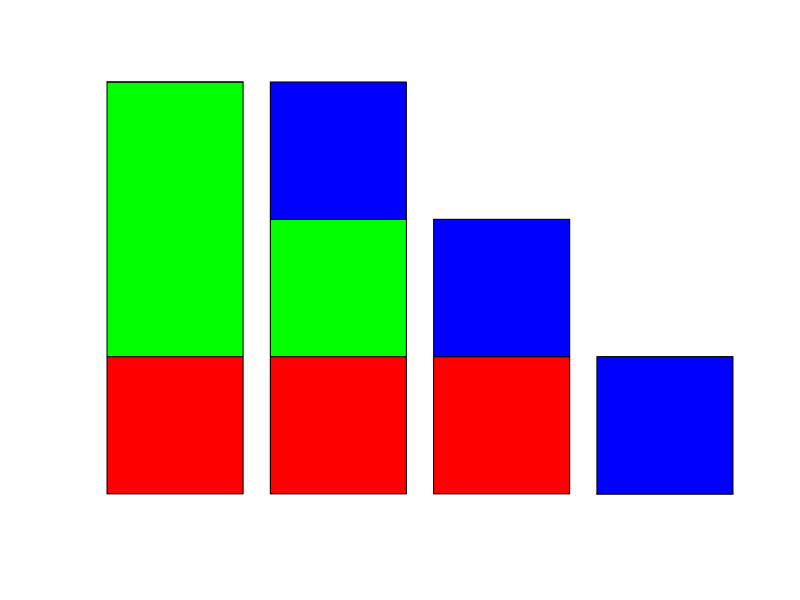

The R script that drew this image: (Note: this script raises an error after producing the figure.)
# Create dataset
survey_data <- data.frame(
  Survey_ID = c(1,2,3),
  Question1 = c("A","B","C"),
  Question2 = c("B","A","A"),
  Question3 = c("C","D","B")
)

# Create frequency tables with same levels
q1 <- table(factor(survey_data$Question1, levels = c("A","B","C","D")))
q2 <- table(factor(survey_data$Question2, levels = c("A","B","C","D")))
q3 <- table(factor(survey_data$Question3, levels = c("A","B","C","D")))

# Combine into a matrix
response_table <- rbind(q1, q2, q3)

# Stacked Bar Chart
barplot(response_table,
        beside = FALSE,
        col = c("red","green","blue","yellow"),
        main = "Overall Distribution of Survey Responses",
        xlab = "Questions",
        ylab = "Frequency",
        legend.text = c("A","B","C","D"),
        names.arg = c("Question 1","Question 2","Question 3"))
